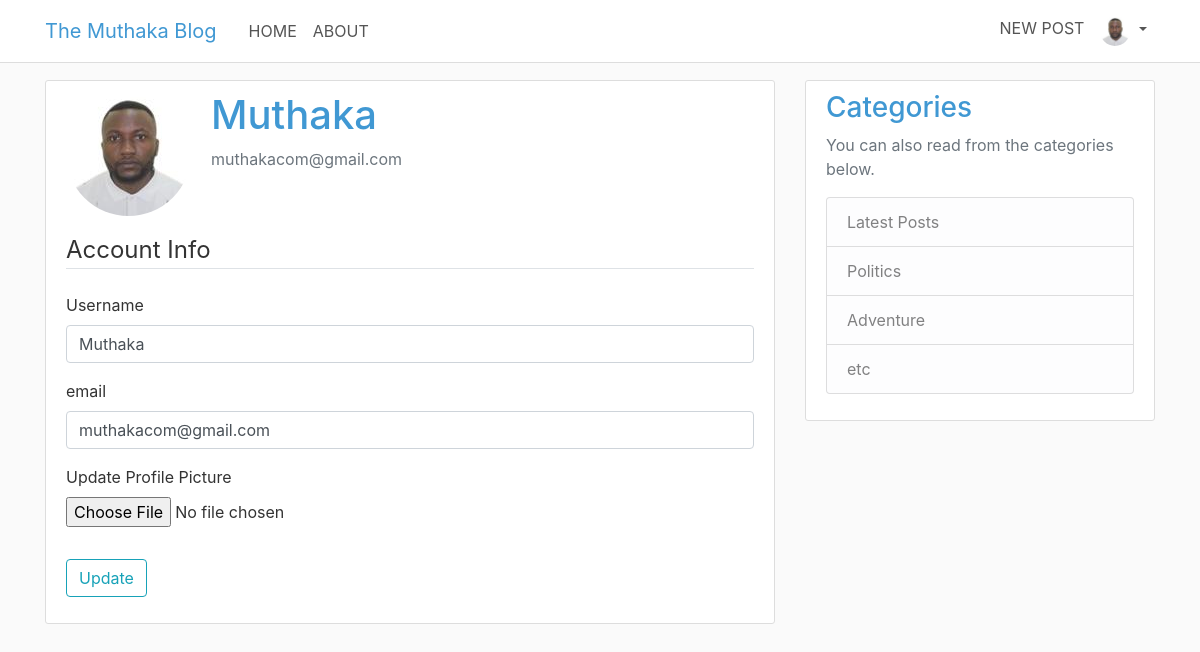
Screenshot of /account (signed in) with the database file from the repository.
### models.py (models this page shows, shortened)
class User(db.Model, UserMixin):
    id = db.Column(db.Integer, primary_key=True)
    username = db.Column(db.String(20), unique=True, nullable=False)
    email = db.Column(db.String(120), unique=True, nullable=False)
    image_file = db.Column(db.String(20), nullable=False, default='default.jpg')
    password = db.Column(db.String(60), nullable=False)
    posts = db.relationship('Post', backref='autor', lazy=True)

### routes.py (the view)
@app.route('/account', methods=['GET', 'POST'])
@login_required
def account():
    form = UpdateAccountForm()
    if form.validate_on_submit():
        if form.picture.data:
            picture_file = save_picture(form.picture.data)
            current_user.image_file = picture_file
        current_user.username = form.username.data
        current_user.email = form.email.data
        db.session.commit()
        flash('Your account has been updated!', 'success')
        return redirect(url_for('account'))
    elif request.method == 'GET':
        form.username.data = current_user.username
        form.email.data = current_user.email
    image_file = url_for('static', filename='profile_pics/' + current_user.image_file)
    return render_template("account.html", title="Account",
                            image_file=image_file, form=form)

### forms.py (shortened to what this page needs)
class UpdateAccountForm(FlaskForm):
    username = StringField('Username',
                           validators=[data_required(), Length(min=3,max=20)])
    email = StringField('email',
                        validators=[data_required(), Email()])
    picture = FileField('Update Profile Picture', validators=[FileAllowed(['jpg', 'jpeg', 'png'])])
    submit = SubmitField('Update')

### models.py (called while the page is built)
@login_manager.user_loader
def load_user(user_id):
    return User.query.get(user_id)

### templates/account.html (shortened to what this page needs)
{% extends "layout.html" %}
{% block content %}
<div class="content-section">
    <div class="media">
      <img class="rounded-circle account-img" src="{{ image_file }}">
      <div class="media-body">
        <h2 class="account-heading">{{ current_user.username }}</h2>
        <p class="text-secondary">{{ current_user.email }}</p>
      </div>
    </div>
        <form method="post" action="" enctype="multipart/form-data">
            <fieldset class="form-group">
                <legend class="border-bottom mb-4">Account Info</legend>
                <div class="form-group">
                    {{ form.username.label(class="form-control-label") }}
                    {% if form.username.errors %}
                        {{ form.username(class="form-control form-control is-invalid") }}
                        <div class="invalid-feedback">
                            {% for error in form.username.errors %}
                                <span>{{ error }}</span>
                            {% endfor %}
                        </div>
                    {% else %}
                        {{ form.username(class="form-control form-control") }}
                    {% endif %}
                </div>
                <div class="form-group">
                    {{ form.email.label(class="form-control-label") }}
                    {% if form.email.errors %}
                        {{ form.email(class="form-control form-control is-invalid") }}
                        <div class="invalid-feedback">
                            {% for error in form.email.errors %}
                                <span>{{ error }}</span>
                            {% endfor %}
                        </div>
                    {% else %}
                        {{ form.email(class="form-control form-control") }}
                    {% endif %}
                </div>
                <div class="form-group">
                    {{ form.picture.label() }}
                    {{ form.picture(class="form-control-file") }}
                </div>
            </fieldset>
            <div class="form-group">
                {{ form.submit(class="btn btn-outline-info") }}
            </div>
        </form>
  </div>
{% endblock %}

### templates/layout.html (shortened to what this page needs)
<!DOCTYPE html>
<html lang="en">
<head>
    <link rel="stylesheet" type="text/css" href="../static/bootstrap/css/bootstrap.min.css">
    <link rel="stylesheet" type="text/css" href="../static/bootstrap/css/responsive.css">
    <link rel="stylesheet" type="text/css" href="../static/bootstrap/css/font-awesome.min.css">
    <link rel="stylesheet" type="text/css" href="{{ url_for('static', filename='main.css') }}">
</head>
<body>
    <header class="site-header">
      <nav class="navbar navbar-expand-md navbar-dark bg-steel fixed-top">
        <div class="container">
          <a class="navbar-brand logo mr-4" href="/">The Muthaka Blog</a>
          <div class="collapse navbar-collapse" id="navbarToggle">
            <div class="navbar-nav mr-auto">
              <li class="nav-item">
                <a class="nav-link" href="{{ url_for('home') }}">HOME</a>
              </li>
              <li class="nav-item">
                <a class="nav-link" href="{{ url_for('about') }}">ABOUT</a>
              </li>
            </div>
            <div class="navbar-nav">
                {% if current_user.is_authenticated %}
                    <li class="nav-item">
                      <a class="nav-link" href="{{ url_for('new_post') }}">NEW POST</a>
                    </li>
                    <li class="nav-item dropdown">
                      <a class="nav-link dropdown-toggle" href="#" id="navbarDropdown" role="button" data-toggle="dropdown" aria-haspopup="true" aria-expanded="false">
                        <img class="rounded-circle" src="{{ url_for('static', filename='profile_pics/' + current_user.image_file) }}" style="width: 30px;">
                      </a>
                    </li>
                {% endif %}
            </div>
          </div>
        </div>
      </nav>
    </header>
    <main role="main" class="container">
      <div class="row">
        <div class="col-md-8">
            {% block content %}{% endblock %}
        </div>
        <div class="col-md-4">
          <div class="content-section">
            <h3>Categories</h3>
            <p class='text-muted'>You can also read from the categories below.
              <ul class="list-group">
                <li class="list-group-item list-group-item-light">Latest Posts</li>
                <li class="list-group-item list-group-item-light">Politics</li>
                <li class="list-group-item list-group-item-light">Adventure</li>
                <li class="list-group-item list-group-item-light">etc</li>
              </ul>
            </p>
          </div>
        </div>
      </div>
    </main>
</body>
</html>

### static/main.css (style rules this page uses)
body { background: #fafafa; color: #333333; margin-top: 5rem; font-family: -apple-system, system-ui, "Segoe UI", Helvetica, Arial, sans-serif, "Apple Color Emoji", "Segoe UI Emoji", "Segoe UI Symbol"; font-weight: 400; }
h1, h2, h3, h4, h5, h6 { color: #4098d3; }
ul { margin: 0; }
.bg-steel { background-color: #fff; border-bottom: 1px solid #dddddd; }
.logo { color: #4098d3 !important; }
.site-header .navbar-nav .nav-link { color: #555; }
.content-section { background: #ffffff; padding: 10px 20px; border: 1px solid #dddddd; border-radius: 3px; margin-bottom: 20px; box-sizing: border-box; }
.account-img { height: 125px; width: 125px; margin-right: 20px; margin-bottom: 16px; }
.account-heading { font-size: 2.5rem; }

### rows the page displays
User: image_file (picture), username "Muthaka", email "muthakacom@gmail.com"
